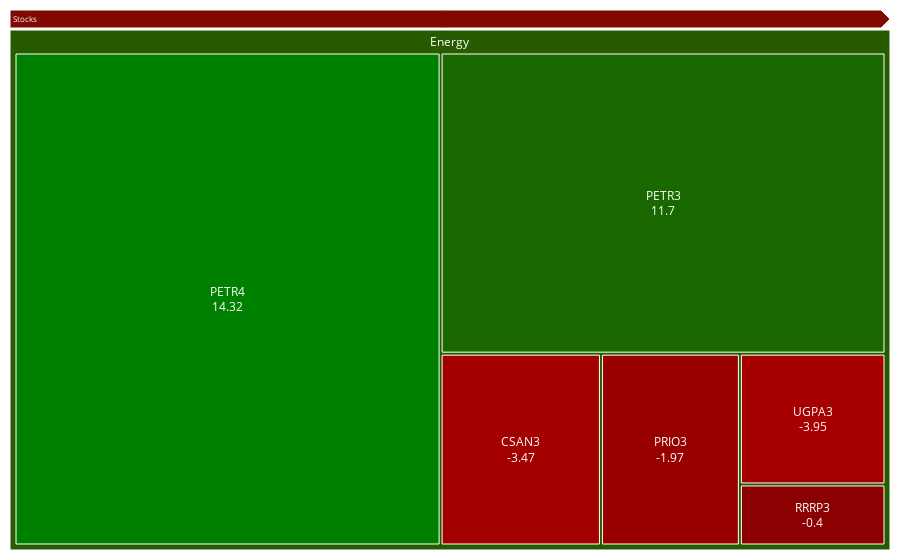

Notebook cell for this chart:
### Code cell
IBOV.sort_values(by=['Código','Sector'],inplace=True)

fig = px.treemap(IBOV, 
                 path=[px.Constant('Stocks'), 'Sector',  'Código'],
                 values='Part. (%)', color='PcChangeDay',
                 color_continuous_scale=[ 'Red', "#8b0000", 'Green'])

fig.data[0].customdata = IBOV['PcChangeDay']
fig.data[0].texttemplate = "%{label}<br>%{customdata}"
fig.update_traces(textposition="middle center", 
                  selector=dict(type='treemap'))

fig.update_layout(margin = dict(t=30, l=10, r=10, b=10))
fig.update(layout_coloraxis_showscale=False)
fig.show()

### Figure 1 — Plotly figure (JSON) as saved in the notebook; plotly's stock layout.template omitted (floating-point values rounded to 4 significant figures)
{"data": [{"branchvalues": "total", "customdata": [-0.53, -2.03, 2.47, -2, -9.69, -7.25, -5.35, -1.79, -1.23, -0.95, -2.13, -0.34, -3.79, -0.77, -3.85, -1.39, -2.49, -6.72, -6.33, -3.04, -1.85, -1.52, -3.33, -3.56, 0.14, -1.18, -3.47, -3, -2.94, -0.82, 0.44, -4.13, -0.23, 0.13, -0.2, -2.65, -0.7, -0.06, -2.4, -1.14, -3.6, -0.74, -1.99, -1.65, -5.93, -14.51, -2.12, 0.19, -0.43, -1.27, -1.2, 2.7, -4.81, -2.61, -1.63, -9.47, -15.08, -4.55, -2.6, -1.55, 11.55, -4.31, 11.7, 14.32, -6.38, -4.59, -1.97, -5.11, -0.8, -4.95, -4.36, -0.91, -0.4, -0.98, 4.63, -3.61, -5.66, -4.36, -1.44, -1.2, 1.18, -2.39, -3.95, -1.68, 3.85, -5.64, -12.26, 0.2, -2.49, -0.64], "domain": {"x": [0, 1], "y": [0, 1]}, "hovertemplate": "labels=%{label}<br>Part. (%)=%{value}<br>parent=%{parent}<br>id=%{id}<br>PcChangeDay=%{color}<extra></extra>", "ids": ["Stocks/Consumer Defensive/ABEV3", "Stocks/Consumer Cyclical/ALPA4", "Stocks/Consumer Cyclical/AMER3", "Stocks/Consumer Defensive/ASAI3", "Stocks/Industrials/AZUL4", "Stocks/Financial Services/B3SA3", "Stocks/Financial Services/BBAS3", "Stocks/Financial Services/BBDC3", "Stocks/Financial Services/BBDC4", "Stocks/Financial Services/BBSE3", "Stocks/Consumer Defensive/BEEF3", "Stocks/Financial Services/BPAC11", "Stocks/Financial Services/BPAN4", "Stocks/Financial Services/BRAP4", "Stocks/Consumer Defensive/BRFS3", "Stocks/Basic Materials/BRKM5", "Stocks/Real Estate/BRML3", "Stocks/Communication Services/CASH3", "Stocks/Industrials/CCRO3", "Stocks/Technology/CIEL3", "Stocks/Utilities/CMIG4", "Stocks/Basic Materials/CMIN3", "Stocks/Consumer Defensive/COGN3", "Stocks/Utilities/CPFE3", "Stocks/Utilities/CPLE6", "Stocks/Consumer Defensive/CRFB3", "Stocks/Energy/CSAN3", "Stocks/Basic Materials/CSNA3", "Stocks/Consumer Cyclical/CVCB3", "Stocks/Consumer Cyclical/CYRE3", "Stocks/Basic Materials/DXCO3", "Stocks/Industrials/ECOR3", "Stocks/Utilities/EGIE3", "Stocks/Utilities/ELET3", "Stocks/Utilities/ELET6", "Stocks/Industrials/EMBR3", "Stocks/Utilities/ENBR3", "Stocks/Utilities/ENEV3", "Stocks/Utilities/ENGI11", "Stocks/Utilities/EQTL3", "Stocks/Real Estate/EZTC3", "Stocks/Healthcare/FLRY3", "Stocks/Basic Materials/GGBR4", "Stocks/Basic Materials/GOAU4", "Stocks/Industrials/GOLL4", "Stocks/Financial Services/HAPV3", "Stocks/Healthcare/HYPE3", "Stocks/Industrials/IGTI11", "Stocks/Financial Services/IRBR3", "Stocks/Financial Services/ITSA4", "Stocks/Financial Services/ITUB4", "Stocks/Consumer Defensive/JBSS3", "Stocks/Real Estate/JHSF3", "Stocks/Basic Materials/KLBN11", "Stocks/Consumer Cyclical/LREN3", "Stocks/Technology/LWSA3", "Stocks/Consumer Cyclical/MGLU3", "Stocks/Consumer Defensive/MRFG3", "Stocks/Consumer Cyclical/MRVE3", "Stocks/Real Estate/MULT3", "Stocks/Consumer Defensive/NTCO3", "Stocks/Consumer Cyclical/PCAR3", "Stocks/Energy/PETR3", "Stocks/Energy/PETR4", "Stocks/Consumer Cyclical/PETZ3", "Stocks/Technology/POSI3", "Stocks/Energy/PRIO3", "Stocks/Healthcare/QUAL3", "Stocks/Healthcare/RADL3", "Stocks/Industrials/RAIL3", "Stocks/Healthcare/RDOR3", "Stocks/Industrials/RENT3", "Stocks/Energy/RRRP3", "Stocks/Financial Services/SANB11", "Stocks/Utilities/SBSP3", "Stocks/Consumer Defensive/SLCE3", "Stocks/Consumer Cyclical/SOMA3", "Stocks/Financial Services/SULA11", "Stocks/Basic Materials/SUZB3", "Stocks/Utilities/TAEE11", "Stocks/Communication Services/TIMS3", "Stocks/Technology/TOTS3", "Stocks/Energy/UGPA3", "Stocks/Basic Materials/USIM5", "Stocks/Basic Materials/VALE3", "Stocks/Consumer Cyclical/VBBR3", "Stocks/Consumer Cyclical/VIIA3", "Stocks/Communication Services/VIVT3", "Stocks/Industrials/WEGE3", "Stocks/Consumer Defensive/YDUQ3", "Stocks/Basic Materials", "Stocks/Communication Services", "Stocks/Consumer Cyclical", "Stocks/Consumer Defensive", "Stocks/Energy", "Stocks/Financial Services", "Stocks/Healthcare", "Stocks/Industrials", "Stocks/Real Estate", "Stocks/Technology", "Stocks/Utilities", "Stocks"], "labels": ["ABEV3", "ALPA4", "AMER3", "ASAI3", "AZUL4", "B3SA3", "BBAS3", "BBDC3", "BBDC4", "BBSE3", "BEEF3", "BPAC11", "BPAN4", "BRAP4", "BRFS3", "BRKM5", "BRML3", "CASH3", "CCRO3", "CIEL3", "CMIG4", "CMIN3", "COGN3", "CPFE3", "CPLE6", "CRFB3", "CSAN3", "CSNA3", "CVCB3", "CYRE3", "DXCO3", "ECOR3", "EGIE3", "ELET3", "ELET6", "EMBR3", "ENBR3", "ENEV3", "ENGI11", "EQTL3", "EZTC3", "FLRY3", "GGBR4", "GOAU4", "GOLL4", "HAPV3", "HYPE3", "IGTI11", "IRBR3", "ITSA4", "ITUB4", "JBSS3", "JHSF3", "KLBN11", "LREN3", "LWSA3", "MGLU3", "MRFG3", "MRVE3", "MULT3", "NTCO3", "PCAR3", "PETR3", "PETR4", "PETZ3", "POSI3", "PRIO3", "QUAL3", "RADL3", "RAIL3", "RDOR3", "RENT3", "RRRP3", "SANB11", "SBSP3", "SLCE3", "SOMA3", "SULA11", "SUZB3", "TAEE11", "TIMS3", "TOTS3", "UGPA3", "USIM5", "VALE3", "VBBR3", "VIIA3", "VIVT3", "WEGE3", "YDUQ3", "Basic Materials", "Communication Services", "Consumer Cyclical", "Consumer Defensive", "Energy", "Financial Services", "Healthcare", "Industrials", "Real Estate", "Technology", "Utilities", "Stocks"], "level": "Stocks/Energy", "marker": {"coloraxis": "coloraxis", "colors": [-0.53, -2.03, 2.47, -2, -9.69, -7.25, -5.35, -1.79, -1.23, -0.95, -2.13, -0.34, -3.79, -0.77, -3.85, -1.39, -2.49, -6.72, -6.33, -3.04, -1.85, -1.52, -3.33, -3.56, 0.14, -1.18, -3.47, -3.0, -2.94, -0.82, 0.44, -4.13, -0.23, 0.13, -0.2, -2.65, -0.7, -0.06, -2.4, -1.14, -3.6, -0.74, -1.99, -1.65, -5.93, -14.51, -2.12, 0.19, -0.43, -1.27, -1.2, 2.7, -4.81, -2.61, -1.63, -9.47, -15.08, -4.55, -2.6, -1.55, 11.55, -4.31, 11.7, 14.32, -6.38, -4.59, -1.97, -5.11, -0.8, -4.95, -4.36, -0.91, -0.4, -0.98, 4.63, -3.61, -5.66, -4.36, -1.44, -1.2, 1.18, -2.39, -3.95, -1.68, 3.85, -5.64, -12.26, 0.2, -2.49, -0.64, 2.08, 0.3714, -4.493, 0.4259, 10.1, -3.241, -2.517, -2.988, -2.483, -3.702, -0.2635, 0.6247]}, "name": "", "parents": ["Stocks/Consumer Defensive", "Stocks/Consumer Cyclical", "Stocks/Consumer Cyclical", "Stocks/Consumer Defensive", "Stocks/Industrials", "Stocks/Financial Services", "Stocks/Financial Services", "Stocks/Financial Services", "Stocks/Financial Services", "Stocks/Financial Services", "Stocks/Consumer Defensive", "Stocks/Financial Services", "Stocks/Financial Services", "Stocks/Financial Services", "Stocks/Consumer Defensive", "Stocks/Basic Materials", "Stocks/Real Estate", "Stocks/Communication Services", "Stocks/Industrials", "Stocks/Technology", "Stocks/Utilities", "Stocks/Basic Materials", "Stocks/Consumer Defensive", "Stocks/Utilities", "Stocks/Utilities", "Stocks/Consumer Defensive", "Stocks/Energy", "Stocks/Basic Materials", "Stocks/Consumer Cyclical", "Stocks/Consumer Cyclical", "Stocks/Basic Materials", "Stocks/Industrials", "Stocks/Utilities", "Stocks/Utilities", "Stocks/Utilities", "Stocks/Industrials", "Stocks/Utilities", "Stocks/Utilities", "Stocks/Utilities", "Stocks/Utilities", "Stocks/Real Estate", "Stocks/Healthcare", "Stocks/Basic Materials", "Stocks/Basic Materials", "Stocks/Industrials", "Stocks/Financial Services", "Stocks/Healthcare", "Stocks/Industrials", "Stocks/Financial Services", "Stocks/Financial Services", "Stocks/Financial Services", "Stocks/Consumer Defensive", "Stocks/Real Estate", "Stocks/Basic Materials", "Stocks/Consumer Cyclical", "Stocks/Technology", "Stocks/Consumer Cyclical", "Stocks/Consumer Defensive", "Stocks/Consumer Cyclical", "Stocks/Real Estate", "Stocks/Consumer Defensive", "Stocks/Consumer Cyclical", "Stocks/Energy", "Stocks/Energy", "Stocks/Consumer Cyclical", "Stocks/Technology", "Stocks/Energy", "Stocks/Healthcare", "Stocks/Healthcare", "Stocks/Industrials", "Stocks/Healthcare", "Stocks/Industrials", "Stocks/Energy", "Stocks/Financial Services", "Stocks/Utilities", "Stocks/Consumer Defensive", "Stocks/Consumer Cyclical", "Stocks/Financial Services", "Stocks/Basic Materials", "Stocks/Utilities", "Stocks/Communication Services", "Stocks/Technology", "Stocks/Energy", "Stocks/Basic Materials", "Stocks/Basic Materials", "Stocks/Consumer Cyclical", "Stocks/Consumer Cyclical", "Stocks/Communication Services", "Stocks/Industrials", "Stocks/Consumer Defensive", "Stocks", "Stocks", "Stocks", "Stocks", "Stocks", "Stocks", "Stocks", "Stocks", "Stocks", "Stocks", "Stocks", ""], "textposition": "middle center", "texttemplate": "%{label}<br>%{customdata}", "type": "treemap", "values": [3.229, 0.197, 0.419, 0.683, 0.221, 3.649, 2.71, 1.173, 4.82, 0.966, 0.172, 1.619, 0.127, 0.285, 0.91, 0.472, 0.362, 0.036, 0.777, 0.286, 0.856, 0.209, 0.234, 0.316, 0.57, 0.406, 1.177, 0.499, 0.108, 0.209, 0.158, 0.106, 0.557, 2.395, 0.616, 0.495, 0.258, 1.23, 0.56, 1.416, 0.093, 0.237, 1.366, 0.362, 0.084, 1.451, 0.885, 0.193, 0.144, 2.154, 6.018, 2.025, 0.091, 0.805, 1.356, 0.189, 0.462, 0.236, 0.169, 0.341, 0.742, 0.131, 5.127, 8.039, 0.194, 0.03, 1.02, 0.158, 1.2, 1.124, 1.315, 2.308, 0.34, 0.535, 0.798, 0.207, 0.283, 0.352, 1.754, 0.465, 0.517, 0.707, 0.729, 0.228, 12.94, 1.039, 0.23, 0.95, 2.161, 0.229, 18.79, 1.503, 4.797, 9.073, 16.43, 26.0, 3.795, 7.469, 0.887, 1.212, 10.04, 100]}], "layout": {"autosize": true, "coloraxis": {"colorbar": {"title": {"text": "PcChangeDay"}}, "colorscale": [[0, "Red"], [0.5, "#8b0000"], [1, "Green"]], "showscale": false}, "legend": {"tracegroupgap": 0}, "margin": {"b": 10, "l": 10, "r": 10, "t": 30}}}
